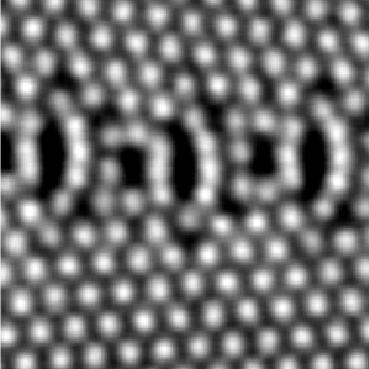
#> input picture HAADF_byungchul.png, 369 x 369 px
$ jupyter execute find_atomic_columns.ipynb   (shell and % lines are left out)
#> lines starting #> are read from the running program, lines starting #| are printed output that depends on the picture
[cell 1]
from scipy import ndimage as ndi
from sklearn.cluster import MeanShift
import numpy as np
from skimage import io, img_as_float
import matplotlib.pyplot as plt

def findAtomicColumn(image,atomic_size=10,threshold=0.2):
#> called with atomic_size = 15, threshold = 0.6
    dilation_size=atomic_size
    mean_shift_band_width=atomic_size
    dilation = ndi.maximum_filter(image, size=dilation_size, mode='constant')
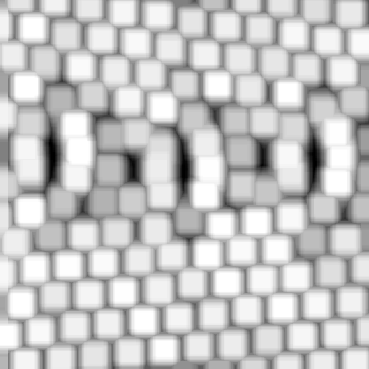
#> dilation: shape (369, 369) float64; min 0, max 1.03, mean 0.791; drawn with min black and max white
    coords_max = np.asarray(np.nonzero( (image == dilation) * (image > threshold) )).T
#> coords_max = 539 pairs, first value 0 to 368, second value 0 to 368
    clusters = MeanShift(bandwidth=mean_shift_band_width).fit(coords_max)
    positions = clusters.cluster_centers_
#> positions = 144 pairs, first value 0 to 368, second value 0 to 368
    print ("%d atomic columns found" % (len(positions)))
#| 144 atomic columns found
    return coords_max, positions


def rgb2gray(rgb):
    return np.dot(rgb[...,:3], [0.299, 0.587, 0.144])

[cell 2]
image = img_as_float(io.imread('HAADF_byungchul.png'))
image = rgb2gray(image)

[cell 3]
plt.imshow(image)

[cell 4]
coords_max, positions = findAtomicColumn(image,atomic_size=15,threshold=0.6)

[cell 5]
plt.imshow(image)
#plt.plot(coords_max[:,1],coords_max[:,0],'ro',markersize=1)
plt.plot(positions[:,1],positions[:,0],'ro')
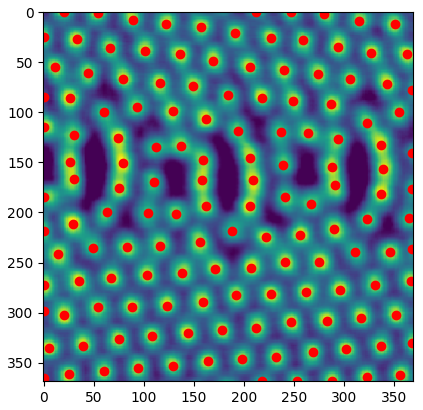
#> figure drawn by matplotlib, 1 panel
